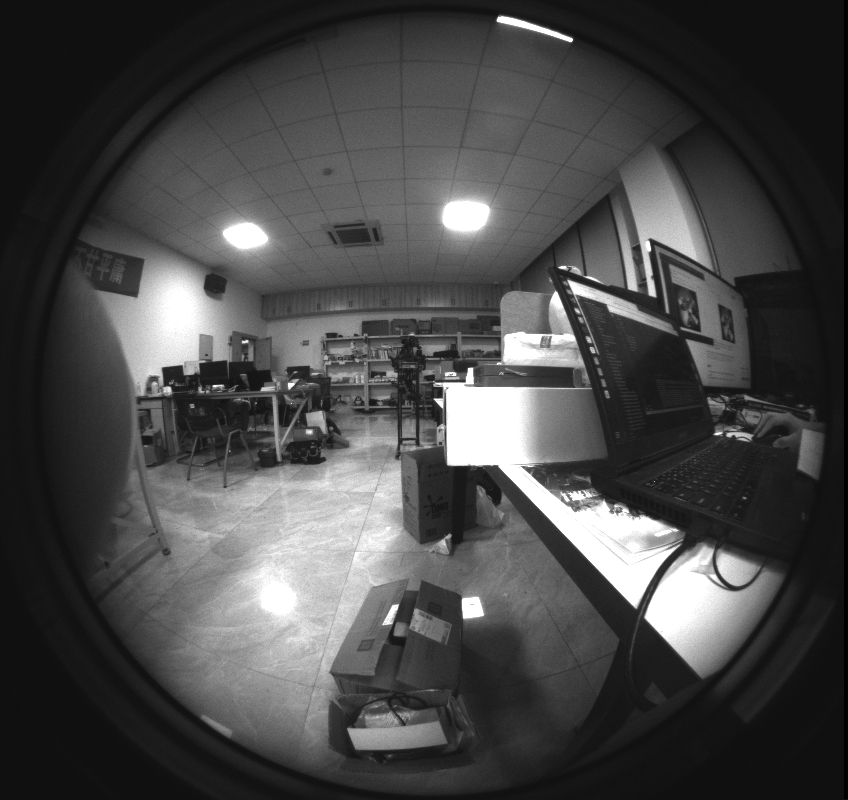
#> input picture images/image1.png, 848 x 800 px
$ python detector.py
#> lines starting #> are read from the running program, lines starting #| are printed output that depends on the picture; after the words box and inside, x2 and y2 are one past the last pixel; in counts of white or black regions, pixels touching at a corner belong together
### HS_HLMO/KeypointDetector.py
from HS_HLMO.norm_coord import normalize_coord
import cv2
import numpy as np
from scipy import ndimage

# CV Harris
class KeypointsDetector():
    def __init__(self, thresh=1e-9, lnms_window_size=7):
        self.lnms_window_szie = lnms_window_size
        self.thresh = thresh

    def detect(self, image) -> list:
        """
        检测Harris角点
        :param image: 单通道图像
        :return: 归一化后的keypoints坐标，[0, 1]
        """
        height, width = image.shape

        harris_image = cv2.cornerHarris(image, 2, 3, k=0.04, borderType=cv2.BORDER_REFLECT)
        res_image = (self.__lnms(harris_image) == harris_image)
        mask = res_image & (harris_image > self.thresh)

        f = np.argwhere(mask).astype(np.float32)
        f_t = np.zeros_like(f)
        f_t[:, 0] = f[:, 1] / width
        f_t[:, 1] = f[:, 0] / height
        f_t = f_t.tolist()

        kpts = [tuple(x) for x in f_t]
        return kpts

    def __lnms(self, harris_image) -> np.ndarray:
        return ndimage.maximum_filter(harris_image, self.lnms_window_szie)


# use det(M)/tr(M) as the cornerness
class HarrisKeypointDetector():
    def __init__(self, thresh=50, lnms_window_size=7):
        self.lnms_window_szie = lnms_window_size
        self.thresh = thresh

    # Compute harris values of an image.
    # [34 lines left out: functions computeHarrisValues, computeLocalMaxima, detect, not called in this run]

### HS_HLMO/norm_coord.py
# [5 lines left out: function normalize_coord, not called in this run]

def denormalize_coord(kpts, width, height):
    kpts = kpts[:]
    for i in range(len(kpts)):
        kpts[i] = (int(kpts[i][0] * width), int(kpts[i][1] * height))
    return kpts

### test/detector.py
from HS_HLMO.KeypointDetector import *
from HS_HLMO.preprocess import *
from HS_HLMO.norm_coord import *

detector = KeypointsDetector(1e-5, 7)
image = cv2.imread('../images/image1.png', cv2.IMREAD_GRAYSCALE)
#> image is the input picture: shape (800, 848); min 0, max 255, mean 72.6

res = detector.detect(image)
#> in __lnms, `return ndimage.maximum_filter(harris_image, self.lnms_window_szie)`:
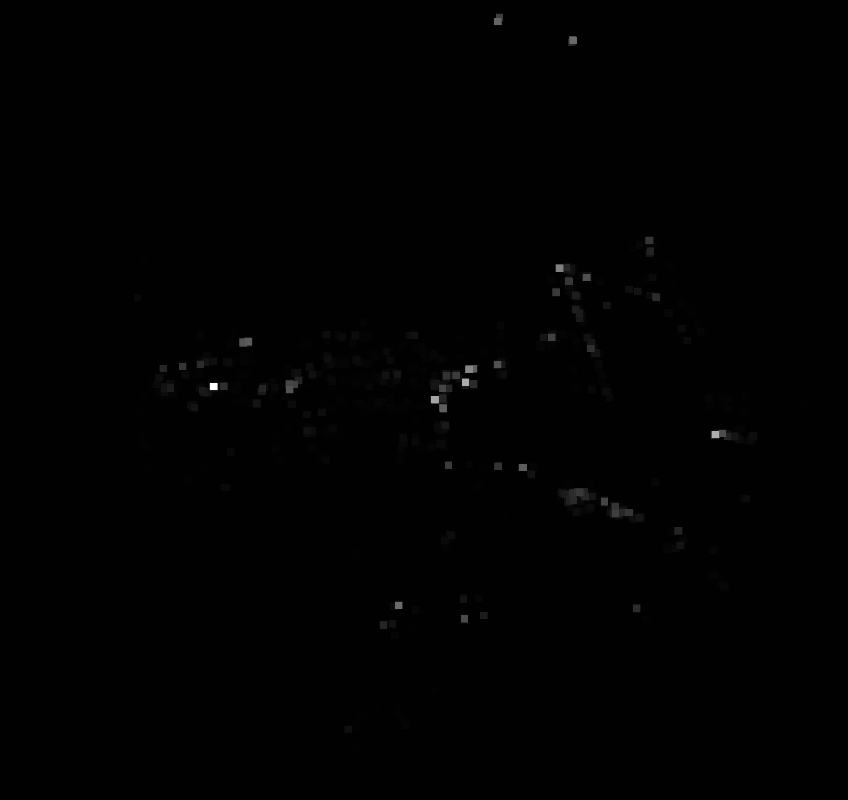
#> returned value: shape (800, 848) float32; min -0.000112, max 0.0279, mean 5.75e-05; drawn with min black and max white
#> in detect, `res_image = (self.__lnms(harris_image) == harris_image)`:
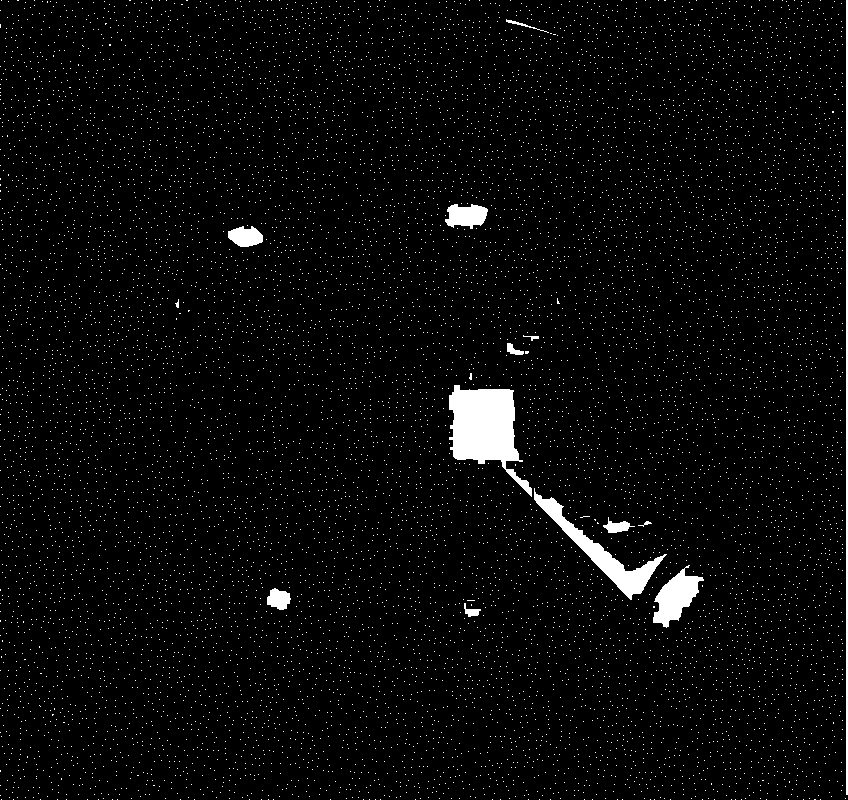
#> res_image: shape (800, 848) bool; 3.4% white; 10283 white regions (10269 under 20 px), largest, box (x1, y1, x2, y2) and area: (449, 385, 532, 497) 4752, (534, 488, 667, 600) 2493, (846, 0, 848, 795) 1590
#> in detect, `mask = res_image & (harris_image > self.thresh)`:
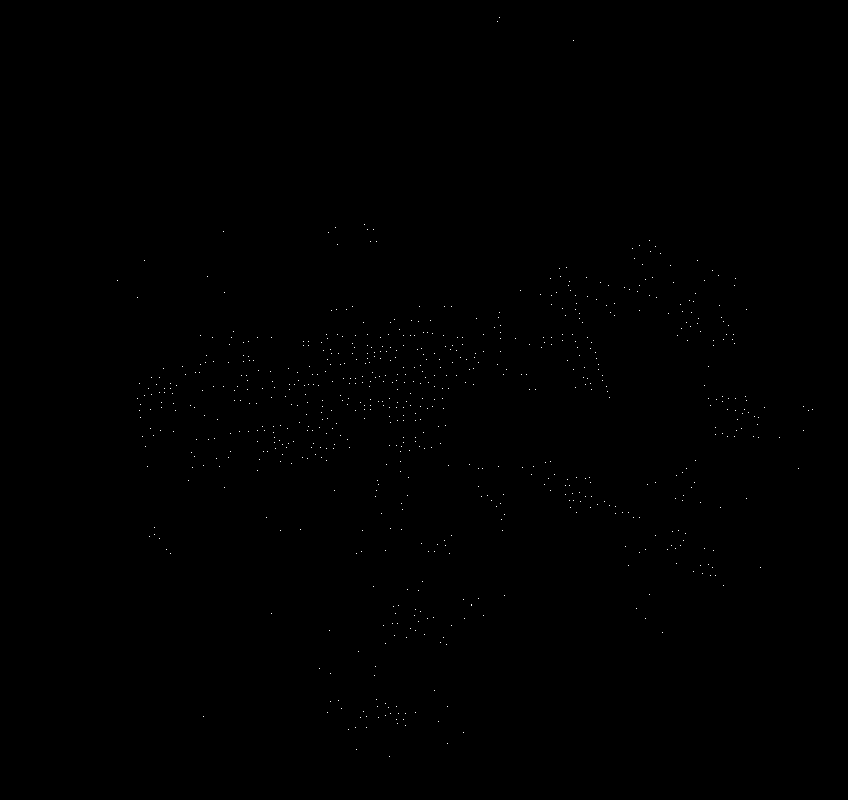
#> mask: shape (800, 848) bool; 0.11% white in thin lines or dots, all inside (x1, y1, x2, y2) = (117, 17, 813, 757)
#> in detect, `f = np.argwhere(mask).astype(np.float32)`: f = 728 pairs, first value 17 to 756, second value 117 to 812
#> res = 728 pairs, first value 0.138 to 0.958, second value 0.0213 to 0.945
res = denormalize_coord(res, image.shape[1], image.shape[0])
#> in denormalize_coord, `kpts = kpts[:]`: kpts has the same summary as res outside denormalize_coord
#> after the loop in denormalize_coord, `for i in range(len(kpts)):`: kpts = 728 pairs, first value 117 to 812, second value 17 to 755
#> res has the same summary as kpts in denormalize_coord

image = cv2.cvtColor(image, cv2.COLOR_GRAY2BGR)
for pt in res:
    image = cv2.circle(image, pt, 2, (255, 255, 0), -1)
#> this loop made 728 passes
#> pt on passes 1 to 3: (499, 17), (496, 20), (572, 40)
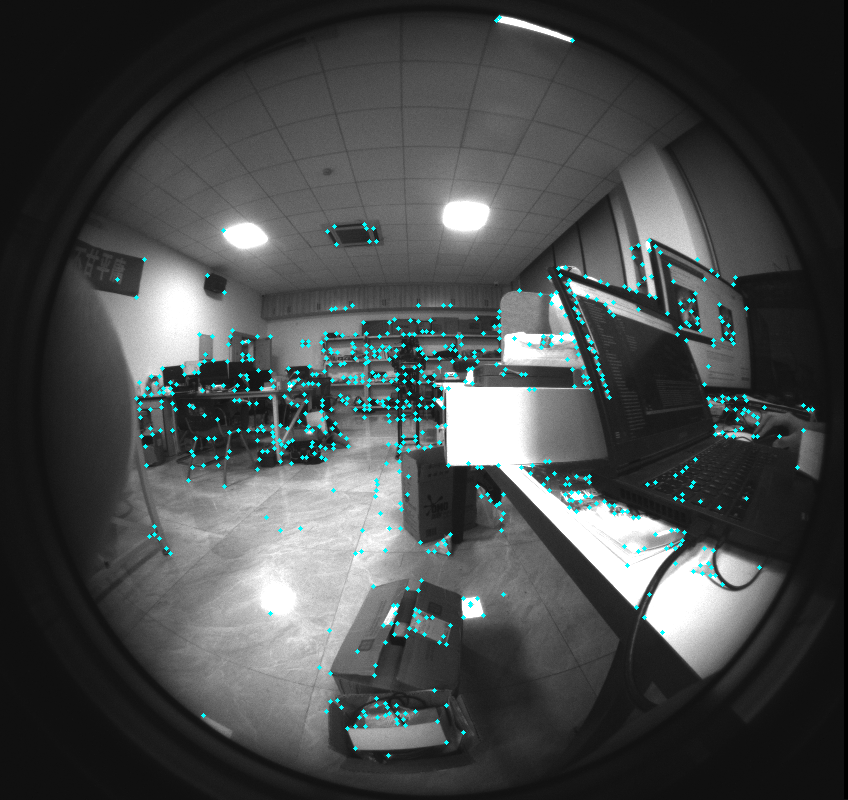
#> image: shape (800, 848, 3); mean B, G, R 74.6, 74.6, 71.1

cv2.imshow('Harris', image)
cv2.waitKey(0)
print()

$ run again, with images/image2.png copied over images/image1.png
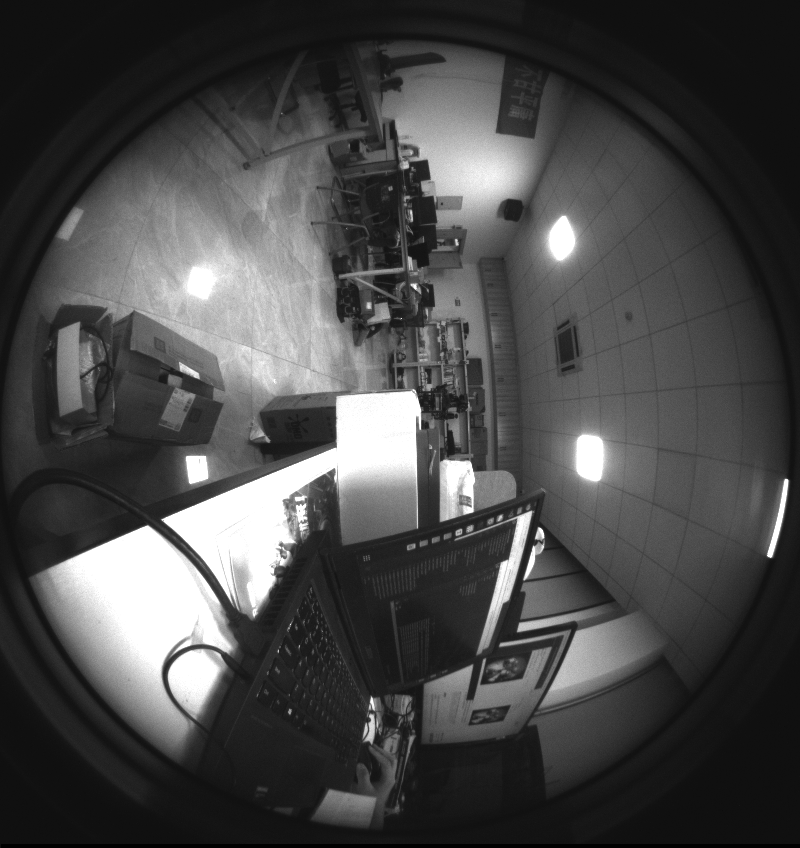
#> input picture images/image2.png, 800 x 848 px
#> image is the input picture: shape (848, 800); min 0, max 255, mean 73.2
#> in detect, `res_image = (self.__lnms(harris_image) == harris_image)`:
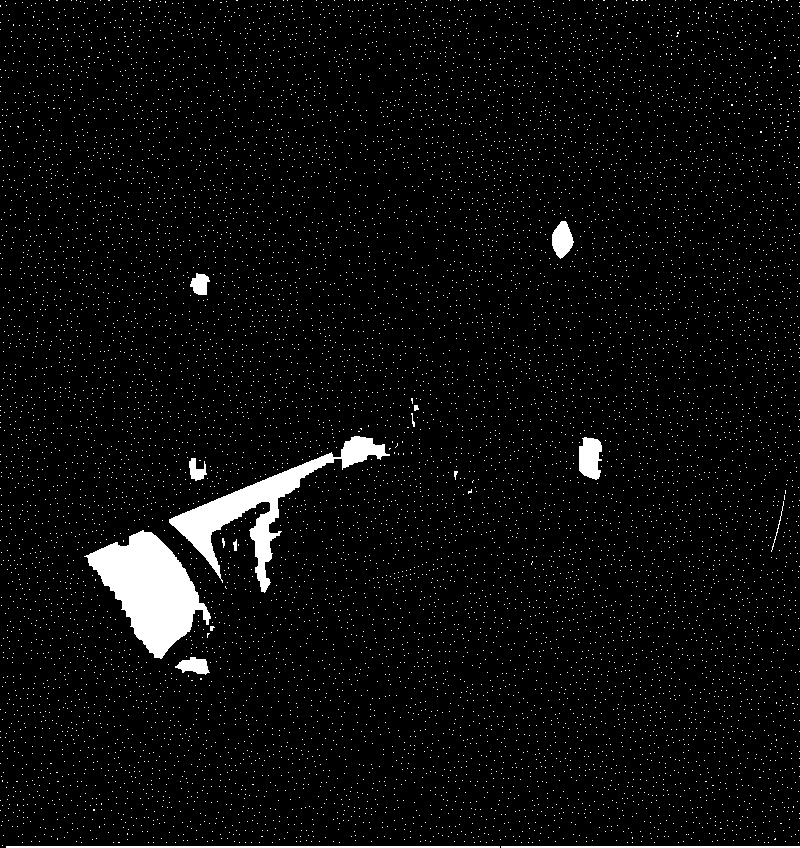
#> res_image: shape (848, 800) bool; 4.3% white; 10262 white regions (10247 under 20 px), largest, box (x1, y1, x2, y2) and area: (84, 530, 211, 659) 8111, (169, 436, 390, 593) 6341, (6, 846, 500, 848) 988
#> mask: shape (848, 800) bool; 0.1% white in thin lines or dots, all inside (x1, y1, x2, y2) = (49, 53, 788, 808)
#> f = 694 pairs, first value 53 to 807, second value 49 to 787
#> `res = detector.detect(image)`: res = 694 pairs, first value 0.0613 to 0.984, second value 0.0625 to 0.952
#> in denormalize_coord, `kpts = kpts[:]`: kpts has the same summary as res outside denormalize_coord
#> after the loop in denormalize_coord, `for i in range(len(kpts)):`: kpts = 694 pairs, first value 49 to 786, second value 53 to 806
#> `res = denormalize_coord(res, image.shape[1], image.shape[0])`: res has the same summary as kpts in denormalize_coord
#> the loop `for pt in res:` made 694 passes
#> pt on passes 1 to 3: (382, 53), (444, 61), (384, 75)
#> after the loop `for pt in res:`:
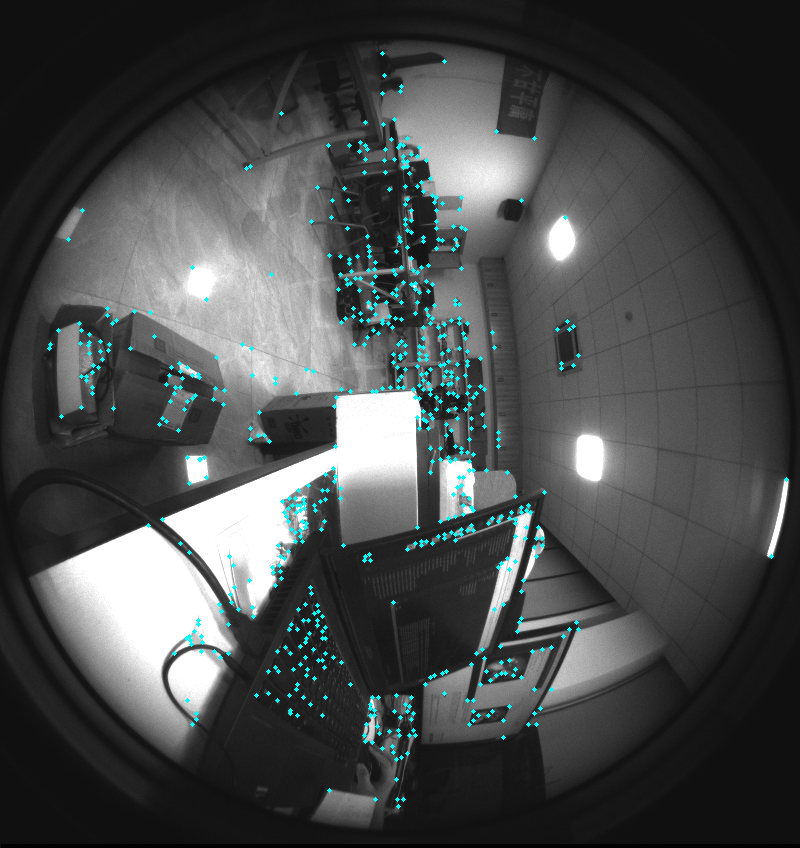
#> image: shape (848, 800, 3); mean B, G, R 75.2, 75.2, 71.8

$ run again, with images/image3.png copied over images/image1.png
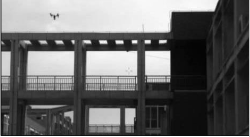
#> input picture images/image3.png, 250 x 137 px
#> image is the input picture: shape (137, 250); min 1, max 255, mean 104.5
#> in detect, `res_image = (self.__lnms(harris_image) == harris_image)`:
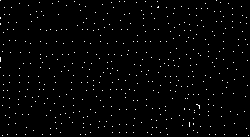
#> res_image: shape (137, 250) bool; 1.4% white in thin lines or dots
#> mask: shape (137, 250) bool; 0.4% white in thin lines or dots
#> f = 137 pairs, first value 2 to 135, second value 2 to 248
#> `res = detector.detect(image)`: res = 137 pairs, first value 0.008 to 0.992, second value 0.0146 to 0.985
#> in denormalize_coord, `kpts = kpts[:]`: kpts has the same summary as res outside denormalize_coord
#> the loop in denormalize_coord, `for i in range(len(kpts)):` made 137 passes
#> after the loop in denormalize_coord, `for i in range(len(kpts)):`: kpts = 137 pairs, first value 2 to 247, second value 1 to 134
#> `res = denormalize_coord(res, image.shape[1], image.shape[0])`: res has the same summary as kpts in denormalize_coord
#> the loop `for pt in res:` made 137 passes
#> pt on passes 1 to 8: (219, 1), (214, 11), (172, 13), (57, 13), (144, 30), (170, 30), (3, 31), (8, 39)
#> after the loop `for pt in res:`:
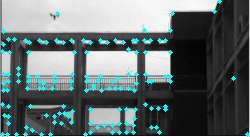
#> image: shape (137, 250, 3); mean B, G, R 111.8, 111.8, 98.6
